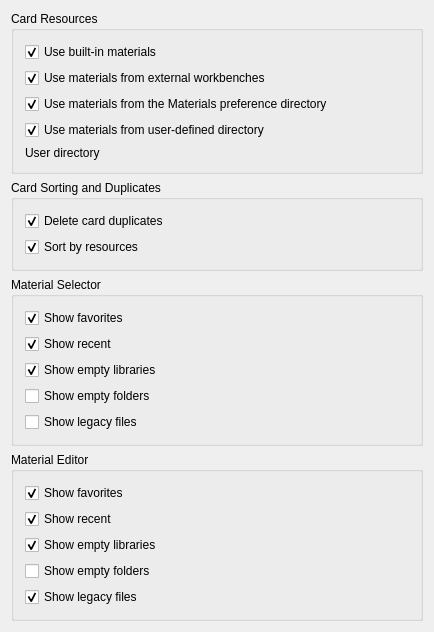
<?xml version="1.0" encoding="UTF-8"?>
<ui version="4.0">
 <class>MatGui::DlgSettingsMaterial</class>
 <widget class="QWidget" name="MatGui::DlgSettingsMaterial">
  <property name="geometry">
   <rect>
    <x>0</x>
    <y>0</y>
    <width>434</width>
    <height>553</height>
   </rect>
  </property>
  <property name="windowTitle">
   <string>General</string>
  </property>
  <layout class="QVBoxLayout" name="verticalLayout">
   <property name="spacing">
    <number>6</number>
   </property>
   <item>
    <widget class="QGroupBox" name="gb_4_materials">
     <property name="title">
      <string>Card Resources</string>
     </property>
     <layout class="QVBoxLayout" name="verticalLayout_2">
      <item>
       <layout class="QVBoxLayout" name="verticalLayout_6">
        <item>
         <widget class="Gui::PreauracadheckBox" name="cb_use_built_in_materials">
          <property name="toolTip">
           <string>The cards built-in to AuraCAD will be listed as available</string>
          </property>
          <property name="text">
           <string>Use built-in materials</string>
          </property>
          <property name="checked">
           <bool>true</bool>
          </property>
          <property name="prefEntry" stdset="0">
           <cstring>UseBuiltInMaterials</cstring>
          </property>
          <property name="prefPath" stdset="0">
           <cstring>Mod/Material/Resources</cstring>
          </property>
         </widget>
        </item>
        <item>
         <widget class="Gui::PreauracadheckBox" name="cb_use_mat_from_workbenches">
          <property name="toolTip">
           <string>Use materials added by external workbenches</string>
          </property>
          <property name="text">
           <string>Use materials from external workbenches</string>
          </property>
          <property name="checked">
           <bool>true</bool>
          </property>
          <property name="prefEntry" stdset="0">
           <cstring>UseMaterialsFromWorkbenches</cstring>
          </property>
          <property name="prefPath" stdset="0">
           <cstring>Mod/Material/Resources</cstring>
          </property>
         </widget>
        </item>
        <item>
         <widget class="Gui::PreauracadheckBox" name="cb_use_mat_from_config_dir">
          <property name="toolTip">
           <string>Cards from AuraCADâ€™s preferences directory are also listed as available</string>
          </property>
          <property name="text">
           <string>Use materials from the Materials preference directory</string>
          </property>
          <property name="checked">
           <bool>true</bool>
          </property>
          <property name="prefEntry" stdset="0">
           <cstring>UseMaterialsFromConfigDir</cstring>
          </property>
          <property name="prefPath" stdset="0">
           <cstring>Mod/Material/Resources</cstring>
          </property>
         </widget>
        </item>
        <item>
         <widget class="Gui::PreauracadheckBox" name="cb_use_mat_from_custom_dir">
          <property name="toolTip">
           <string>Material cards from the specified directory will also be listed as available</string>
          </property>
          <property name="text">
           <string>Use materials from user-defined directory</string>
          </property>
          <property name="checked">
           <bool>true</bool>
          </property>
          <property name="prefEntry" stdset="0">
           <cstring>UseMaterialsFromCustomDir</cstring>
          </property>
          <property name="prefPath" stdset="0">
           <cstring>Mod/Material/Resources</cstring>
          </property>
         </widget>
        </item>
        <item>
         <layout class="QGridLayout" name="gridLayout">
          <item row="1" column="0">
           <widget class="QLabel" name="l_custom_mat_dir">
            <property name="enabled">
             <bool>true</bool>
            </property>
            <property name="minimumSize">
             <size>
              <width>100</width>
              <height>0</height>
             </size>
            </property>
            <property name="text">
             <string>User directory</string>
            </property>
           </widget>
          </item>
          <item row="1" column="1">
           <widget class="Gui::PrefFileChooser" name="AuraCAD_custom_mat_dir">
            <property name="enabled">
             <bool>true</bool>
            </property>
            <property name="mode">
             <enum>Gui::FileChooser::Directory</enum>
            </property>
            <property name="sizePolicy">
             <sizepolicy hsizetype="Preferred" vsizetype="Preferred">
              <horstretch>0</horstretch>
              <verstretch>0</verstretch>
             </sizepolicy>
            </property>
            <property name="prefEntry" stdset="0">
             <cstring>CustomMaterialsDir</cstring>
            </property>
            <property name="prefPath" stdset="0">
             <cstring>Mod/Material/Resources</cstring>
            </property>
           </widget>
          </item>
         </layout>
        </item>
       </layout>
      </item>
     </layout>
    </widget>
   </item>
   <item>
    <widget class="QGroupBox" name="gb_4_materials_2">
     <property name="title">
      <string>Card Sorting and Duplicates</string>
     </property>
     <layout class="QVBoxLayout" name="verticalLayout_3">
      <item>
       <widget class="Gui::PreauracadheckBox" name="cb_delete_duplicates">
        <property name="toolTip">
         <string>Duplicate cards will be deleted from the displayed material card list</string>
        </property>
        <property name="text">
         <string>Delete card duplicates</string>
        </property>
        <property name="checked">
         <bool>true</bool>
        </property>
        <property name="prefEntry" stdset="0">
         <cstring>DeleteDuplicates</cstring>
        </property>
        <property name="prefPath" stdset="0">
         <cstring>Mod/Material/Cards</cstring>
        </property>
       </widget>
      </item>
      <item>
       <widget class="Gui::PreauracadheckBox" name="cb_sort_by_resources">
        <property name="toolTip">
         <string>Material cards appear sorted by their resources (locations).
If unchecked, they will be sorted by their name.</string>
        </property>
        <property name="text">
         <string>Sort by resources</string>
        </property>
        <property name="checked">
         <bool>true</bool>
        </property>
        <property name="prefEntry" stdset="0">
         <cstring>SortByResources</cstring>
        </property>
        <property name="prefPath" stdset="0">
         <cstring>Mod/Material/Cards</cstring>
        </property>
       </widget>
      </item>
     </layout>
    </widget>
   </item>
   <item>
    <widget class="QGroupBox" name="gbMaterialSelector">
     <property name="title">
      <string>Material Selector</string>
     </property>
     <layout class="QVBoxLayout" name="verticalLayout_5">
      <item>
       <widget class="Gui::PreauracadheckBox" name="cb_show_favorites">
        <property name="text">
         <string>Show favorites</string>
        </property>
        <property name="checked">
         <bool>true</bool>
        </property>
        <property name="prefEntry" stdset="0">
         <cstring>ShowFavorites</cstring>
        </property>
        <property name="prefPath" stdset="0">
         <cstring>Mod/Material/TreeWidget</cstring>
        </property>
       </widget>
      </item>
      <item>
       <widget class="Gui::PreauracadheckBox" name="cb_show_recent">
        <property name="text">
         <string>Show recent</string>
        </property>
        <property name="checked">
         <bool>true</bool>
        </property>
        <property name="prefEntry" stdset="0">
         <cstring>ShowRecent</cstring>
        </property>
        <property name="prefPath" stdset="0">
         <cstring>Mod/Material/TreeWidget</cstring>
        </property>
       </widget>
      </item>
      <item>
       <widget class="Gui::PreauracadheckBox" name="cb_show_empty_libraries">
        <property name="text">
         <string>Show empty libraries</string>
        </property>
        <property name="checked">
         <bool>true</bool>
        </property>
        <property name="prefEntry" stdset="0">
         <cstring>ShowEmptyLibraries</cstring>
        </property>
        <property name="prefPath" stdset="0">
         <cstring>Mod/Material/TreeWidget</cstring>
        </property>
       </widget>
      </item>
      <item>
       <widget class="Gui::PreauracadheckBox" name="cb_show_empty_folders">
        <property name="text">
         <string>Show empty folders</string>
        </property>
        <property name="prefEntry" stdset="0">
         <cstring>ShowEmptyFolders</cstring>
        </property>
        <property name="prefPath" stdset="0">
         <cstring>Mod/Material/TreeWidget</cstring>
        </property>
       </widget>
      </item>
      <item>
       <widget class="Gui::PreauracadheckBox" name="cb_show_legacy">
        <property name="text">
         <string>Show legacy files</string>
        </property>
        <property name="prefEntry" stdset="0">
         <cstring>ShowLegacy</cstring>
        </property>
        <property name="prefPath" stdset="0">
         <cstring>Mod/Material/TreeWidget</cstring>
        </property>
       </widget>
      </item>
     </layout>
    </widget>
   </item>
   <item>
    <widget class="QGroupBox" name="groupBox">
     <property name="title">
      <string>Material Editor</string>
     </property>
     <layout class="QVBoxLayout" name="verticalLayout_4">
      <item>
       <widget class="Gui::PreauracadheckBox" name="cb_show_favorites_editor">
        <property name="text">
         <string>Show favorites</string>
        </property>
        <property name="checked">
         <bool>true</bool>
        </property>
        <property name="prefEntry" stdset="0">
         <cstring>ShowFavorites</cstring>
        </property>
        <property name="prefPath" stdset="0">
         <cstring>Mod/Material/Editor</cstring>
        </property>
       </widget>
      </item>
      <item>
       <widget class="Gui::PreauracadheckBox" name="cb_show_recent_editor">
        <property name="text">
         <string>Show recent</string>
        </property>
        <property name="checked">
         <bool>true</bool>
        </property>
        <property name="prefEntry" stdset="0">
         <cstring>ShowRecent</cstring>
        </property>
        <property name="prefPath" stdset="0">
         <cstring>Mod/Material/Editor</cstring>
        </property>
       </widget>
      </item>
      <item>
       <widget class="Gui::PreauracadheckBox" name="cb_show_empty_libraries_editor">
        <property name="text">
         <string>Show empty libraries</string>
        </property>
        <property name="checked">
         <bool>true</bool>
        </property>
        <property name="prefEntry" stdset="0">
         <cstring>ShowEmptyLibraries</cstring>
        </property>
        <property name="prefPath" stdset="0">
         <cstring>Mod/Material/Editor</cstring>
        </property>
       </widget>
      </item>
      <item>
       <widget class="Gui::PreauracadheckBox" name="cb_show_empty_folders_editor">
        <property name="text">
         <string>Show empty folders</string>
        </property>
        <property name="prefEntry" stdset="0">
         <cstring>ShowEmptyFolders</cstring>
        </property>
        <property name="prefPath" stdset="0">
         <cstring>Mod/Material/Editor</cstring>
        </property>
       </widget>
      </item>
      <item>
       <widget class="Gui::PreauracadheckBox" name="cb_show_legacy_editor">
        <property name="text">
         <string>Show legacy files</string>
        </property>
        <property name="checked">
         <bool>true</bool>
        </property>
        <property name="prefEntry" stdset="0">
         <cstring>ShowLegacy</cstring>
        </property>
        <property name="prefPath" stdset="0">
         <cstring>Mod/Material/Editor</cstring>
        </property>
       </widget>
      </item>
     </layout>
    </widget>
   </item>
   <item>
    <spacer name="verticalSpacer">
     <property name="orientation">
      <enum>Qt::Vertical</enum>
     </property>
     <property name="sizeType">
      <enum>QSizePolicy::Expanding</enum>
     </property>
     <property name="sizeHint" stdset="0">
      <size>
       <width>20</width>
       <height>40</height>
      </size>
     </property>
    </spacer>
   </item>
  </layout>
 </widget>
 <layoutdefault spacing="6" margin="11"/>
 <customwidgets>
  <customwidget>
   <class>Gui::FileChooser</class>
   <extends>QWidget</extends>
   <header>Gui/FileDialog.h</header>
  </customwidget>
  <customwidget>
   <class>Gui::PrefFileChooser</class>
   <extends>Gui::FileChooser</extends>
   <header>Gui/PrefWidgets.h</header>
  </customwidget>
  <customwidget>
   <class>Gui::PreauracadheckBox</class>
   <extends>QCheckBox</extends>
   <header>Gui/PrefWidgets.h</header>
  </customwidget>
 </customwidgets>
 <resources/>
 <connections>
  <connection>
   <sender>cb_use_mat_from_custom_dir</sender>
   <signal>toggled(bool)</signal>
   <receiver>AuraCAD_custom_mat_dir</receiver>
   <slot>setEnabled(bool)</slot>
   <hints>
    <hint type="sourcelabel">
     <x>216</x>
     <y>87</y>
    </hint>
    <hint type="destinationlabel">
     <x>316</x>
     <y>112</y>
    </hint>
   </hints>
  </connection>
 </connections>
</ui>
